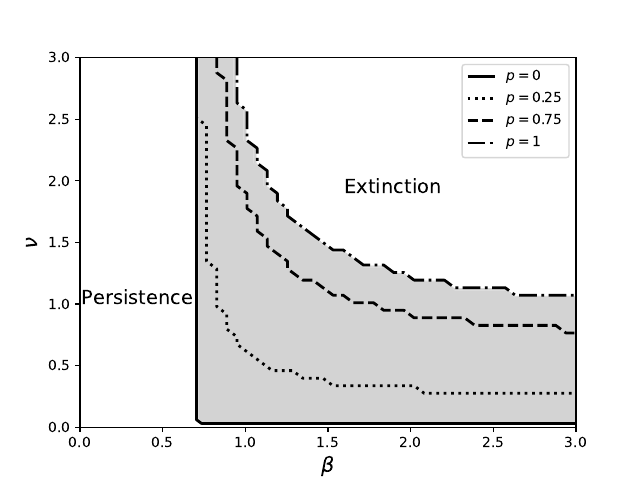

Recreate this plot in Python.
import numpy as np 
import matplotlib.pyplot as plt
import matplotlib as mpl
from bee_model import simulate
import multiprocessing

def worker(obj):

    # Define the parameters that are fixed for this realization. 
    parm = {}
    parm['gamma'] = 0.15; parm['K_expn'] = 4
    parm['sigma'] = 0.25; parm['c'] = 2.7
    parm['mu'] = 0.136
    parm['w_expn'] = -6; parm['y_expn'] = -6
    parm['b'] = 0.95; parm['a'] = (1 - parm['b'])/(parm['c']*parm['b'])

    # Unpack the stress params.
    parm['beta'], parm['nu'], parm['p'] = obj

    # Solve the ODEs with these parameters. Record evaluations the terminal populations (after 10 years).
    tsol = np.array([0, 365*10])
    Z = simulate(tsol, [3000, 500, 0], parm, system = "autonomous")
    term_pop = Z.y[:,-1].sum()
    return term_pop

def main(pool):
    # Construct a grid of values for the stress parameters
    n=50j; m = int(np.imag(n))
    beta_vals, nu_vals = np.mgrid[0:3:n, 0:3:n]
    beta_nu_grid = np.vstack([beta_vals.ravel(), nu_vals.ravel()]).T

    # Iterate through p values. Create a contour object each time. Store the survival results. 
    survival_results = []
    for p_val, ls in zip([0, 0.25, 0.75, 1], ['solid', 'dotted', 'dashed', 'dashdot']):
        print(p_val)
        # Define the stress grid with beta, nu, and p defined for each parameter set. Run all parameter sets
        stress_grid = np.append(beta_nu_grid, np.full((m*m,1), p_val), axis=1)
        term_pop = pool.map(worker, stress_grid)
        print(term_pop)
        survival = np.array(term_pop).reshape(m,m) > 1 # a 1 indicates survival, a 0 indicates extn. 
        survival_results.append(survival)

        # Create a line on the graph that divides where term_pop > 1 bee and < 1 bee. 
        CS = plt.contour(beta_vals, nu_vals, survival, levels = [0.5], colors=('black',), linestyles=(ls,), linewidths=(2,))
        CS.collections[0].set_label(r'$p = $' + str(p_val))

    plt.contourf(beta_vals, nu_vals, survival_results[0] | np.logical_not(survival_results[-1]), cmap=mpl.colors.ListedColormap(['lightgrey','white']))
 
    # Beautify the plots. 
    plt.xlabel(r'$\beta$', fontsize=15); plt.ylabel(r'$\nu$', fontsize=15)
    plt.text(0.01, 1, 'Persistence', rotation=0, fontsize=14)
    plt.text(1.6, 1.9, 'Extinction', fontsize=14)
    plt.legend(fontsize=10, loc='upper right')
    plt.xlim(0,3); plt.ylim(0,3)
    plt.savefig('stressor_comparison.pdf')

    plt.plot([2], [0.65], 'r.',markersize=20)
    plt.savefig('stressor_comparison_dot.pdf')
    plt.show()

if __name__ == '__main__':
    pool = multiprocessing.Pool(processes=multiprocessing.cpu_count() - 1)
    main(pool)